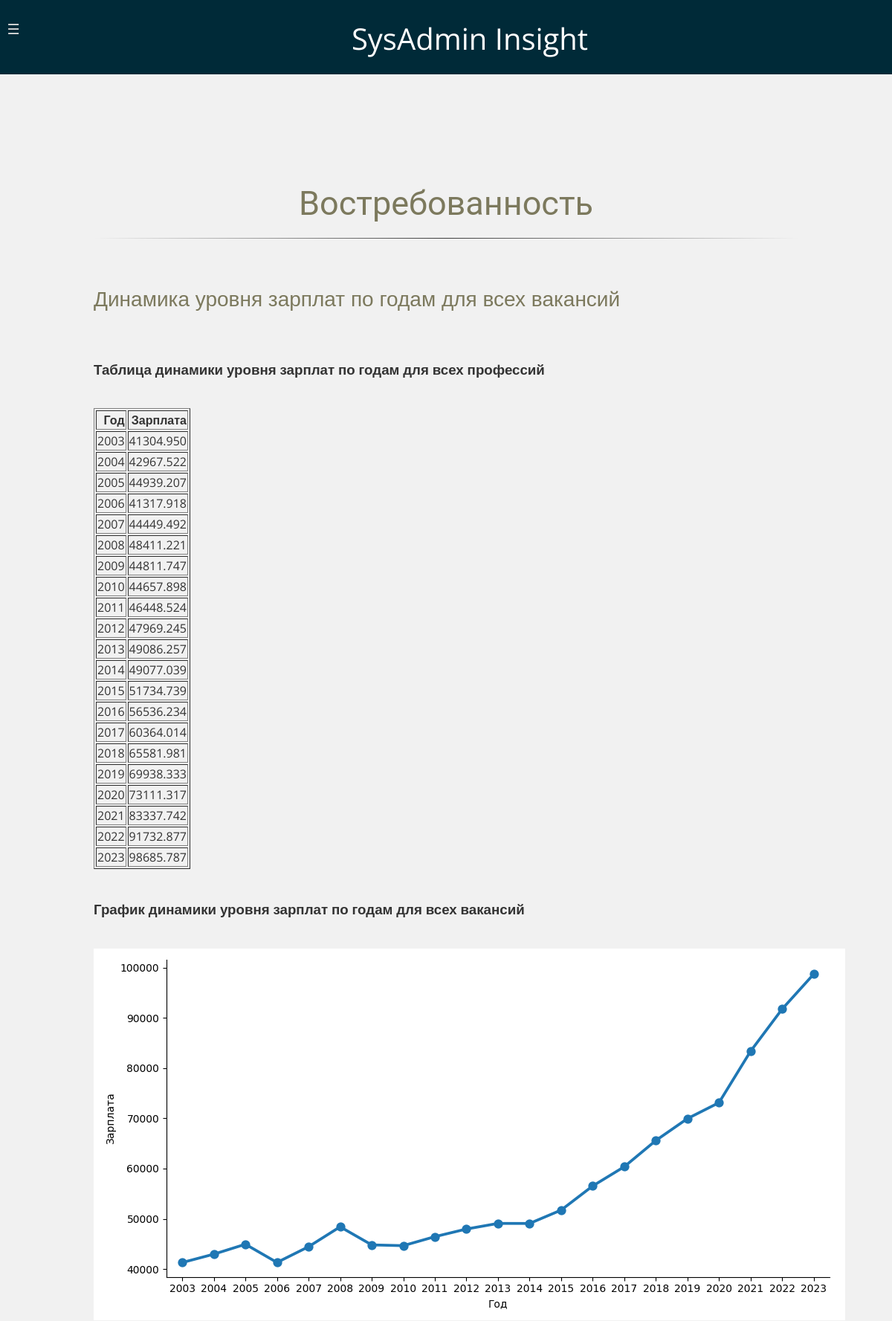
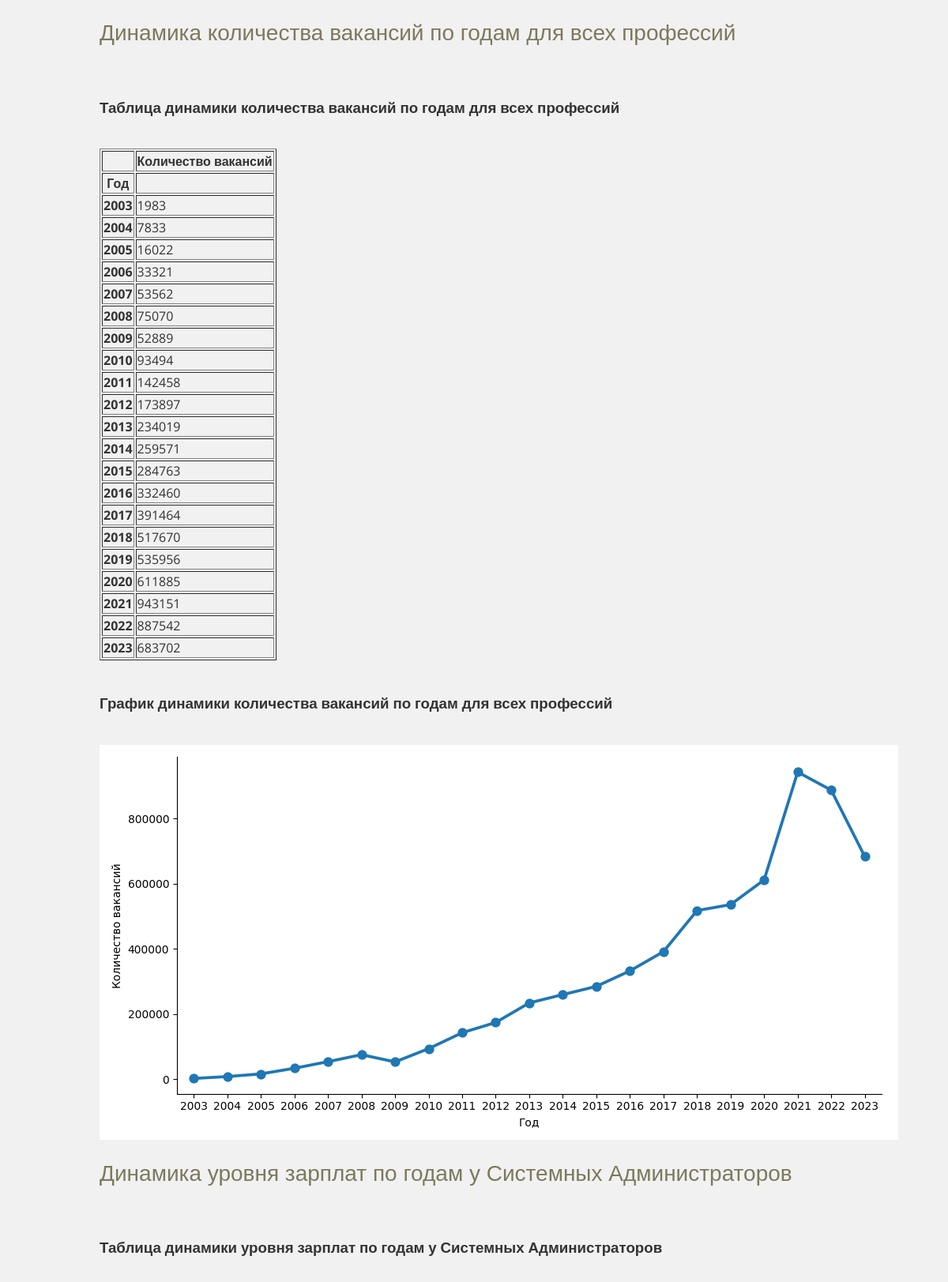
/4 (upper part), run on the app's committed database (2 pictures, top to bottom).
### sys_admin/models.py (models this page shows, shortened)
class Article(models.Model):
    title = models.CharField(max_length=200)
    text = models.TextField(null=True, blank=True)
    graphics_and_tables = models.ManyToManyField(TableGraphicPair, blank=True)
    def get_absolute_url(self):
        return reverse('get_article', args=[self.pk])

class TableGraphicPair(models.Model):
    title = models.CharField(max_length=200)
    graphic_title = models.CharField(max_length=150)
    graphic = models.ImageField(upload_to="graphics/")
    table_title = models.CharField(max_length=150)
    table = models.FileField(upload_to="tables/")

### sys_admin/views.py (the view)
# urls.py: path("", views.get_article, name="main_page"),
def get_article(request: HttpRequest, article_pk: int | None = None) -> HttpResponse:
    context = {
        "articles": Article.objects.all()
    }
    if article_pk is not None:
        context["current_article"] = Article.objects.get(pk=article_pk)
    else:
        try:
            context["current_article"] = Article.objects.get(title="Главная страница")
        except Article.DoesNotExist:
            raise Http404("Page Not Found")
    return render(request, 'article.html', context)

### sys_admin/templates/article.html
{% extends 'base.html' %}
{% block content %}
    <article class="main-article">
            {% if current_article.text %}
                {{current_article.text|safe}}
            {%else%}
                <h1 class="article-title">{{current_article.title}}</h1>
            {% endif %}
            <hr>
            <br>
            {%if current_article.graphics_and_tables%}
                {% for graph_table in current_article.graphics_and_tables.all%}
                    <br>
                    <h2>{{graph_table.title}}</h2>
                    <br>
                    <h3>{{graph_table.table_title}}</h3>
                    <br>
                    {{graph_table.table.file.read.decode|safe}}
                    <br>
                    <h3>{{graph_table.graphic_title}}</h3>
                    <br>
                    <img src="{{graph_table.graphic}}">
                    <br>
                {%endfor%}
            {%endif%}
    </article>
{% endblock %}

### sys_admin/templates/base.html (shortened to what this page needs)
{% load static %}
<!DOCTYPE html>
<head>
    <link rel="stylesheet" href="{% static 'style.css' %}">
    <link rel="stylesheet" href="{% static 'left-nav-style.css' %}">
</head>
<body>
    <header id="app-header" class="app-header">
    <div class="background-container">
    </div>
    <div class="header-content">
      <div id="large-toolbar" class="app-toolbar tall">
        <div id="large-title" class="large-title">SysAdmin Insight</div>
      </div>
    </div>
  </header>
    <nav class="nav">
        <label for="nav-toggle" class="nav-toggle" onclick></label>
    </nav>
    <main role="main">
        {% block content %} {% endblock %}
    </main>
</body>
</html>

### sys_admin/static/style.css (style rules this page uses)
* { box-sizing: border-box; }
html, body { margin: 0; padding: 0; width: 100%; height: 100%; }
body { color: #333; font: 1em 'Open Sans', sans-serif; background-color: #f1f1f1; }
main { max-width: 1024px; margin: 0 auto }
article { margin: 0 1em; padding: 0 22px; -webkit-transition: -webkit-transform .3s; -moz-transition: : -moz-transform .3s; transition: transform .3s; }
header { margin: 0; padding: 0; text-align: center; }
hr { margin: 22px 0; height: 1px; border: 0; background-image: -webkit-linear-gradient(left, rgba(0, 0, 0, 0), rgba(0, 0, 0, 0.75), rgba(0, 0, 0, 0)); background-image: -moz-linear-gradient(left, rgba(0, 0, 0, 0), rgba(0, 0, 0, 0.75), rgba(0, 0, 0, 0)); background-image: -ms-linear-gradient(left, rgba(0, 0, 0, 0), rgba(0, 0, 0, 0.75), rgba(0, 0, 0, 0)); background-image: linear-gradient(left, rgba(0, 0, 0, 0), rgba(0, 0, 0, 0.75), rgba(0, 0, 0, 0)); }
h1, h2 { margin-bottom: 22px; color: #191919; font-weight: 300; }
h1 { font-size: 32px; line-height: 32px; }
h2 { color: #ffffff; font-size: 26px; line-height: 26px; }
.main-article { margin-top: 80px; }
.main-article h1 { color: #7c795d; font-family: Roboto, sans-serif; font-size: 45px; font-weight: normal; line-height: 48px; margin: 0; }
.main-article h2 { color: #7c795d; font-family: ‘Source Sans Pro’, sans-serif; font-size: 28px; font-weight: 400; line-height: 32px; margin: 0 0 24px; }
.app-header { display: block; background: #002a38; position: sticky; top: 0; left: 0; width: 100%; color: #fff; height: 100px; z-index: 1000; box-shadow: 0 2px 5px rgba(0, 0, 0, 0); }
.header-content { position: relative; height: 100%; width: 100%; background: #002a38; }
.app-toolbar { display: flex; flex-direction: row; align-items: center; position: relative; height: 64px; padding: 0 16px; pointer-events: none; font-size: 20px; }
#large-toolbar { position: absolute; bottom: 0; transform-origin: left top; margin-bottom: 24px; margin-bottom: 16px; width: 100%; }
.small-title, .large-title { transform-origin: left top; white-space: nowrap; flex: 1; flex-basis: 1e-9px; overflow: hidden; font-weight: 400; line-height: 1.5; position: relative; }
.large-title { will-change: transform, opacity; font-size: 56px; font-size: 2em; margin-left: 64px; }
.background-container { position: absolute; overflow: hidden; top: 0; left: 0; bottom: 0; right: 0; }
main { margin-top: 150px; }
.article-title { text-align: center; }

### sys_admin/static/left-nav-style.css (style rules this page uses)
.nav { width: 320px; min-width: 320px; height: 100%; position: fixed; top: 0; bottom: 0; margin: 0; left: -320px; padding: 15px 20px; -webkit-transition: left 0.3s; -moz-transition: left 0.3s; transition: left 0.3s; background: #002a38; z-index: 2000; }
.nav-toggle { position: absolute; left: 320px; top: 1em; padding: 0.5em; background: inherit; color: #dadada; cursor: pointer; font-size: 1.2em; line-height: 1; z-index: 2001; -webkit-transition: color .25s ease-in-out; -moz-transition: color .25s ease-in-out; transition: color .25s ease-in-out; }
.nav-toggle:after { content: '\2630'; text-decoration: none; }
body { -webkit-animation: bugfix infinite 1s; }
@media screen and (min-width: 320px) { html, body { margin: 0; overflow-x: hidden; } }

### data on the page
Article: title "Востребованность"
TableGraphicPair: title "Динамика уровня зарплат по годам для всех вакансий", table_title "Таблица динамики уровня зарплат по годам для всех профессий", table.file.read.decode "Год Зарплата 2003 41304.950 2004 42967.522 2005 44939.207 2006 41317.918 2007 44449.492 2008 48411.221 2009 44811.747 2010 44657.898 2011 46448.524 2012 47969.245 2013 49086.257 2014 49077.039 2015 51734.739 2016 56536.234 2017 60364.014 2018 65581.981 2019 69938.333 2020 73111.317 2021 83337.742 2022 91732.877 2023 98685.787", graphic_title "График динамики уровня зарплат по годам для всех вакансий", graphic (picture)
TableGraphicPair: title "Динамика количества вакансий по годам для всех профессий", table_title "Таблица динамики количества вакансий по годам для всех профессий", table.file.read.decode "Количество вакансий Год 2003 1983 2004 7833 2005 16022 2006 33321 2007 53562 2008 75070 2009 52889 2010 93494 2011 142458 2012 173897 2013 234019 2014 259571 2015 284763 2016 332460 2017 391464 2018 517670 2019 535956 2020 611885 2021 943151 2022 887542 2023 683702", graphic_title "График динамики количества вакансий по годам для всех профессий", graphic (picture)
TableGraphicPair: title "Динамика уровня зарплат по годам у Системных Администраторов", table_title "Таблица динамики уровня зарплат по годам у Системных Администраторов"
